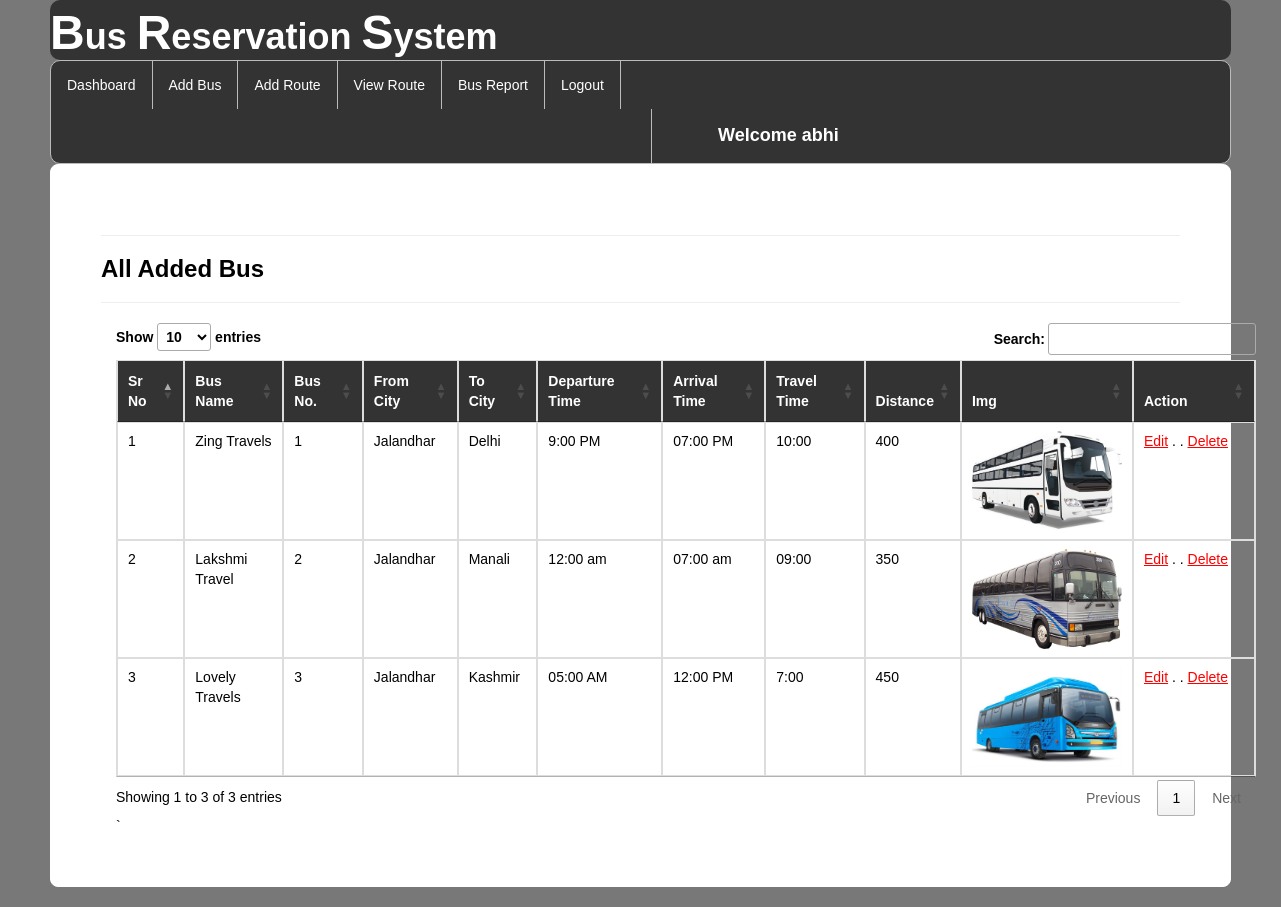
The app's page /viewbus/ (signed in) with its own data.
### bus/models.py (models this page shows, shortened)
class Add_Bus(models.Model):
    busname = models.CharField(max_length=30,null=True)
    bus_no = models.IntegerField(null=True)
    from_city = models.CharField(max_length=30,null=True)
    to_city = models.CharField(max_length=30,null=True)
    departuretime=models.CharField(max_length=30,null=True)
    arrivaltime=models.CharField(max_length=30,null=True)
    trevaltime=models.CharField(max_length=100,null=True)
    distance=models.IntegerField(null=True)
    img=models.FileField(null=True)

### bus/views.py (the view)
# urls.py: path('viewbus/', view_bus, name="view_bus"),
def view_bus(request):
    if not request.user.is_authenticated:
        return redirect('login')
    data=Add_Bus.objects.all()
    d={"data":data}
    return render(request,"view_bus.html",d)

### bus/templates/view_bus.html (shortened to what this page needs)
{% extends 'navigation3.html' %}
{% load static %}
{% block b %}
<div style="color:Black;border:1px solid white;border-radius:8px;background-color:white;padding:50px">
<hr><h3><strong>All Added Bus</strong></h3><hr>
    <div class="container">
<table class="noteCard table table-bordered" id="myTable">
  <thead style="color:white;background-color:#333">
  <tr>
    <th>Sr No</th>
    <th>Bus Name</th>
      <th>Bus No.</th>
      <th>From City</th>
    <th>To City</th>
    <th>Departure Time</th>
       <th>Arrival Time</th>
    <th>Travel Time</th>
    <th>Distance</th>
    <th>Img</th>
    <th>Action</th>
  </tr>
  </thead>
   <tbody>
    {% for i in data %}
  <tr>
    <td>{{forloop.counter}}</td>
    <td>{{i.busname}}</td>
    <td>{{i.bus_no}}</td>
      <td>{{i.from_city}}</td>
      <td>{{i.to_city}}</td>
      <td>{{i.departuretime}}</td>
      <td>{{i.arrivaltime}}</td>
      <td>{{i.trevaltime}}</td>
      <td>{{i.distance}}</td>
      <td><img  src="{{i.img.url}}" style="width:150px;height:100px"></td>
    <td style="width:100px"><a href="{% url 'editbus' i.id %}" style="color:red"><u>Edit</u></a>  . .
   <a href="{% url 'delete' i.id %}" style="color:red"><u>Delete</u></a></td>
  </tr>
    {% endfor %}
    </tbody>
</table>`
 </div>
</div>
{% endblock %}

### bus/templates/navigation3.html (shortened to what this page needs)
{% extends 'head.html' %}
{% load static %}
{% block body %}
<link rel = stylesheet href = "//cdn.datatables.net/1.10.19/css/jquery.dataTables.min.css">
<ul class="id2">
  <li id="id1"><a href="{% url 'admindashboard' %}">Dashboard</a></li>
  <li id="id1"><a href="{% url 'add_bus' %}">Add Bus</a></li>
  <li id="id1"><a href="{% url 'add_route' %}">Add Route</a></li>
  <li id="id1"><a href="{% url 'availableroute' %}">View Route</a></li>
  <li id="id1"><a href="{% url 'view_bus'%}">Bus Report</a></li>
  <li id="id1"><a href="{% url 'log_out' %}">Logout</a></li>
      <li id="id2" style="margin-left:600px"><a href="" style="color:white"><strong style="font-size:18px; margin-left: 50px;">Welcome {{request.user.username}}</strong></a></li>
</ul>
{% block b %}
{% endblock %}
{% endblock %}

### bus/templates/head.html (shortened to what this page needs)
<!DOCTYPE html>
<html lang="en">
<head>
  <link rel="stylesheet" href="https://maxcdn.bootstrapcdn.com/bootstrap/3.4.1/css/bootstrap.min.css">
</head>
<body style="background-color:hsl(0, 0%, 47%);margin-left:50px;margin-right:50px;margin-bottom:20px">
    <h1 style="background-color: #333;border-radius:10px;"><strong><font size="16">B</font>us <font size="16">R</font>eservation <font size="16">S</font>ystem
    </strong></h1>
</body>
{% block body %}
{% endblock %}
</html>

### bus/templates/head.html (style rules this page uses)
h1 { margin:0px;padding-top:7px;color:white; }

### bus/templates/navigation3.html (style rules this page uses)
.id2 { list-style-type: none; margin: 0; padding: 0; overflow: hidden; background-color: #333; border-radius:10px; border:1px solid #bbb; }
#id1 { float: left; border-right:1px solid #bbb; }
#id2 { float: left; border-left:1px solid #bbb; }
li:last-child { border-right: none; }
li a { display: block; color: white; text-align: center; padding: 14px 16px; text-decoration: none; }
body { font-family: Arial, Helvetica, sans-serif; }

### records on screen
Add_Bus: busname "Zing Travels", bus_no "1", from_city "Jalandhar", to_city "Delhi", departuretime "9:00 PM", arrivaltime "07:00 PM", trevaltime "10:00", distance "400", img (picture)
Add_Bus: busname "Lakshmi Travel", bus_no "2", from_city "Jalandhar", to_city "Manali", departuretime "12:00 am", arrivaltime "07:00 am", trevaltime "09:00", distance "350", img (picture)
Add_Bus: busname "Lovely Travels", bus_no "3", from_city "Jalandhar", to_city "Kashmir", departuretime "05:00 AM", arrivaltime "12:00 PM", trevaltime "7:00", distance "450", img (picture)

### other values on screen
{{ request.user.username }} "abhi"
